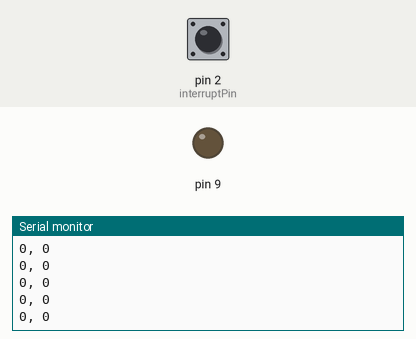
The sketch below on a simulated Arduino Uno, built with avr-gcc and run on an emulated ATmega328P. On the bench: output pins drawn as LEDs (lit = HIGH), the last lines printed to the serial monitor. Inputs (shaded band) come from the test bench; at power-on: pin 2 (interruptPin) HIGH.

Above: at 1.2 s.
1.3 s: pin 2 (interruptPin) pulled LOW for 0.15 s
At 2.3 s:
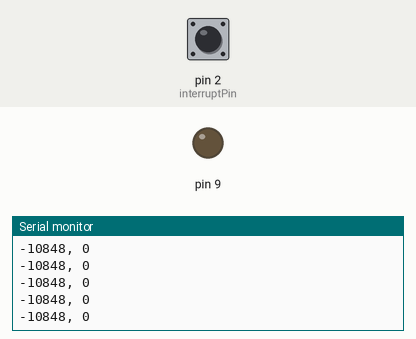
4.4 s: pin 2 (interruptPin) driven LOW
At 4.9 s:
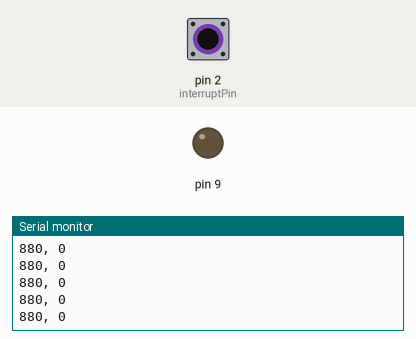
7.4 s: pin 2 (interruptPin) pulsed HIGH 2 times (0.12 s each, 0.3 s apart)
At 7.9 s:
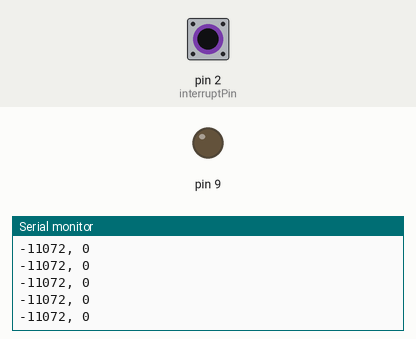
Timing chart, 0 to 10.4 s (numbered marks = the images above; inputs shaded):
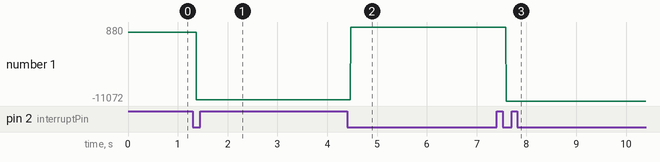

Measured:
- after the input at 1.3 s, the serial monitor: prints a new line after 0.07 s (image 1)
- after the input at 4.4 s, the serial monitor: prints a new line after 0.07 s (image 2)
- after the input at 7.4 s, the serial monitor: prints a new line after 0.19 s (image 3)
- plotted number 1: 0 → -10848 after the input at 1.3 s, -10848 → 880 after the input at 4.4 s, 880 → -11072 after the input at 7.4 s

The sketch:

02_rcFanBoat_arduinoNano_emitterCircuit.ino
```cpp
// variables for PPM signal read-in
int ppmSigLastPosEdge_micros = 0;
int ppmSignalPulseWidth_micros= 0;
const byte interruptPin = 2;
int ppmSig_lowVal = 1005;
int ppmSig_upMinLowVal = 990;
long ppmSig_min1000 = 0;

// signal for PWM generation
int sensorValue = 0; // test-signal from poti
int fanPWMSig_fromPPMSig = 0;


void setup() {
  Serial.begin(9600);
  pinMode(interruptPin, INPUT_PULLUP);
  attachInterrupt(digitalPinToInterrupt(interruptPin),PPMchangeDetected,CHANGE);

  // setup PWM
  TCCR1A = 0; // reset all registers
  DDRB = (1 << DDB1);      // PB1 is now an output for OC1A
  OCR1A = 0x7F;            // set PWM for 50% duty cycle
  TCCR1A |= (1 << COM1A1); // Clear OC0A on Compare Match when up-counting. Set OC0A on Compare Match when down-counting.
  TCCR1A |= (1 << WGM10);  // set phase correct Mode (takes double the time for a PWM cycle)
  TCCR1B = (1 << CS10);    // set prescaler to 0 (32.25kHz) and start PWM
}

void loop() {
  Serial.print(ppmSignalPulseWidth_micros,DEC);
  Serial.print(", ");
  Serial.println(min( (int)(((long)min(max(ppmSignalPulseWidth_micros-ppmSig_lowVal,0),1000)*(long)255)/(long)ppmSig_upMinLowVal), 255),DEC);

  //sensorValue = analogRead(0);
  //OCR1A = sensorValue>>2;

  // make sure the PPM pulse duration has its lowest value at "ppmSig_lowVal" and has a maximum value add of 1000µs
  ppmSig_min1000 = (long)min(max(ppmSignalPulseWidth_micros-ppmSig_lowVal,0),1000);
  // now make sure that the PPM pulse is not bigger than "ppmSig_upMinLowVal"
  OCR1A = min( (int)( (ppmSig_min1000 *(long)255) / (long)ppmSig_upMinLowVal), 255);
}

void PPMchangeDetected(){
  if(digitalRead(2)==LOW){
    ppmSignalPulseWidth_micros = micros() - ppmSigLastPosEdge_micros;
  }
  else{
    ppmSigLastPosEdge_micros = micros();
  }
}
```
